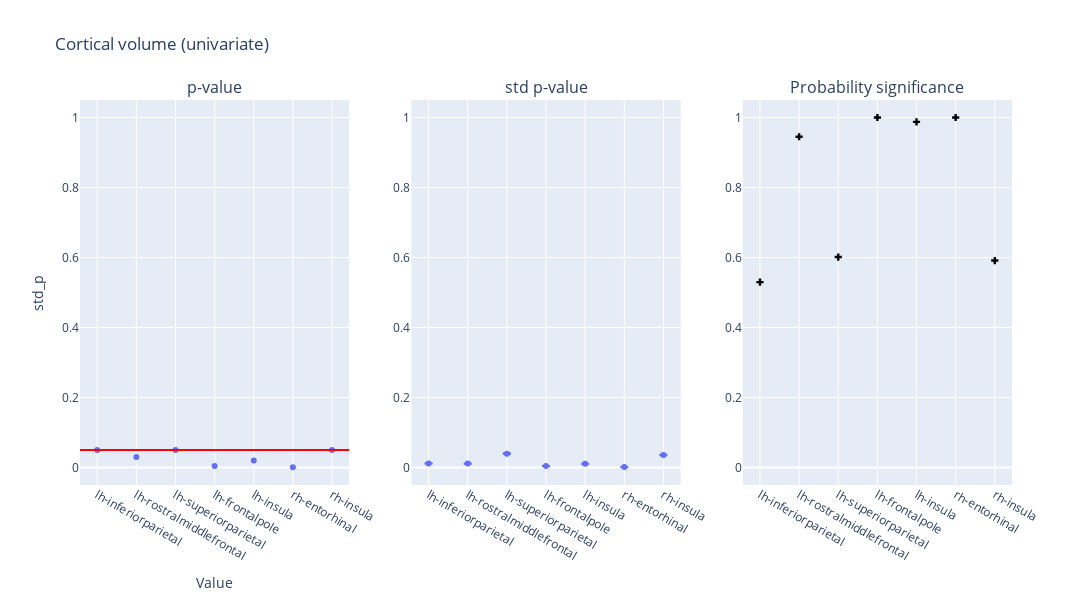

This figure's notebook cell:
### Code cell
plot_dumbbell(df_volume, "Cortical volume (univariate)")

### Figure 1 — Plotly figure (JSON) as saved in the notebook; plotly's stock layout.template omitted (floating-point values rounded to 4 significant figures)
{"data": [{"hovertemplate": "region=%{x}<br>p_value=%{y}<extra></extra>", "legendgroup": "", "marker": {"color": "#636efa", "symbol": "circle"}, "mode": "markers", "name": "", "orientation": "v", "showlegend": false, "type": "scatter", "x": ["lh-inferiorparietal", "lh-rostralmiddlefrontal", "lh-superiorparietal", "lh-frontalpole", "lh-insula", "rh-entorhinal", "rh-insula"], "xaxis": "x", "y": [0.05, 0.03, 0.05, 0.004, 0.02, 0.001, 0.05], "yaxis": "y"}, {"error_y": {"array": [0.0003207, 0.0003093, 0.001076, 0.0001228, 0.0002833, 3.653e-05, 0.0009718], "arrayminus": [0.0003298, 0.0003181, 0.001106, 0.0001263, 0.0002914, 3.757e-05, 0.0009995]}, "hovertemplate": "region=%{x}<br>std_p=%{y}<extra></extra>", "legendgroup": "", "marker": {"color": "#636efa", "symbol": "circle"}, "mode": "markers", "name": "", "orientation": "v", "showlegend": false, "type": "scatter", "x": ["lh-inferiorparietal", "lh-rostralmiddlefrontal", "lh-superiorparietal", "lh-frontalpole", "lh-insula", "rh-entorhinal", "rh-insula"], "xaxis": "x2", "y": [0.01177, 0.01135, 0.03949, 0.004508, 0.0104, 0.001341, 0.03567], "yaxis": "y2"}, {"marker": {"color": "black", "symbol": "cross"}, "mode": "markers", "name": "Flip probability", "showlegend": false, "type": "scatter", "x": ["lh-inferiorparietal", "lh-rostralmiddlefrontal", "lh-superiorparietal", "lh-frontalpole", "lh-insula", "rh-entorhinal", "rh-insula"], "xaxis": "x3", "y": [0.5297, 0.9449, 0.6014, 1.0, 0.9876, 1.0, 0.5913], "yaxis": "y3"}], "layout": {"annotations": [{"font": {"size": 16}, "showarrow": false, "text": "p-value", "x": 0.1444, "xanchor": "center", "xref": "paper", "y": 1, "yanchor": "bottom", "yref": "paper"}, {"font": {"size": 16}, "showarrow": false, "text": "std p-value", "x": 0.5, "xanchor": "center", "xref": "paper", "y": 1, "yanchor": "bottom", "yref": "paper"}, {"font": {"size": 16}, "showarrow": false, "text": "Probability significance", "x": 0.8556, "xanchor": "center", "xref": "paper", "y": 1, "yanchor": "bottom", "yref": "paper"}], "height": 600, "hovermode": "closest", "shapes": [{"line": {"color": "red", "width": 2}, "type": "line", "x0": 0, "x1": 1, "xref": "x domain", "y0": 0.05, "y1": 0.05, "yref": "y"}], "title": {"text": "Cortical volume (univariate)"}, "width": 1400, "xaxis": {"anchor": "y", "domain": [0, 0.2889], "title": {"text": "Value"}}, "xaxis2": {"anchor": "y2", "domain": [0.3556, 0.6444]}, "xaxis3": {"anchor": "y3", "domain": [0.7111, 1]}, "yaxis": {"anchor": "x", "domain": [0, 1], "range": [-0.05, 1.05], "title": {"text": "std_p"}}, "yaxis2": {"anchor": "x2", "domain": [0, 1], "range": [-0.05, 1.05]}, "yaxis3": {"anchor": "x3", "domain": [0, 1], "range": [-0.05, 1.05]}}}
